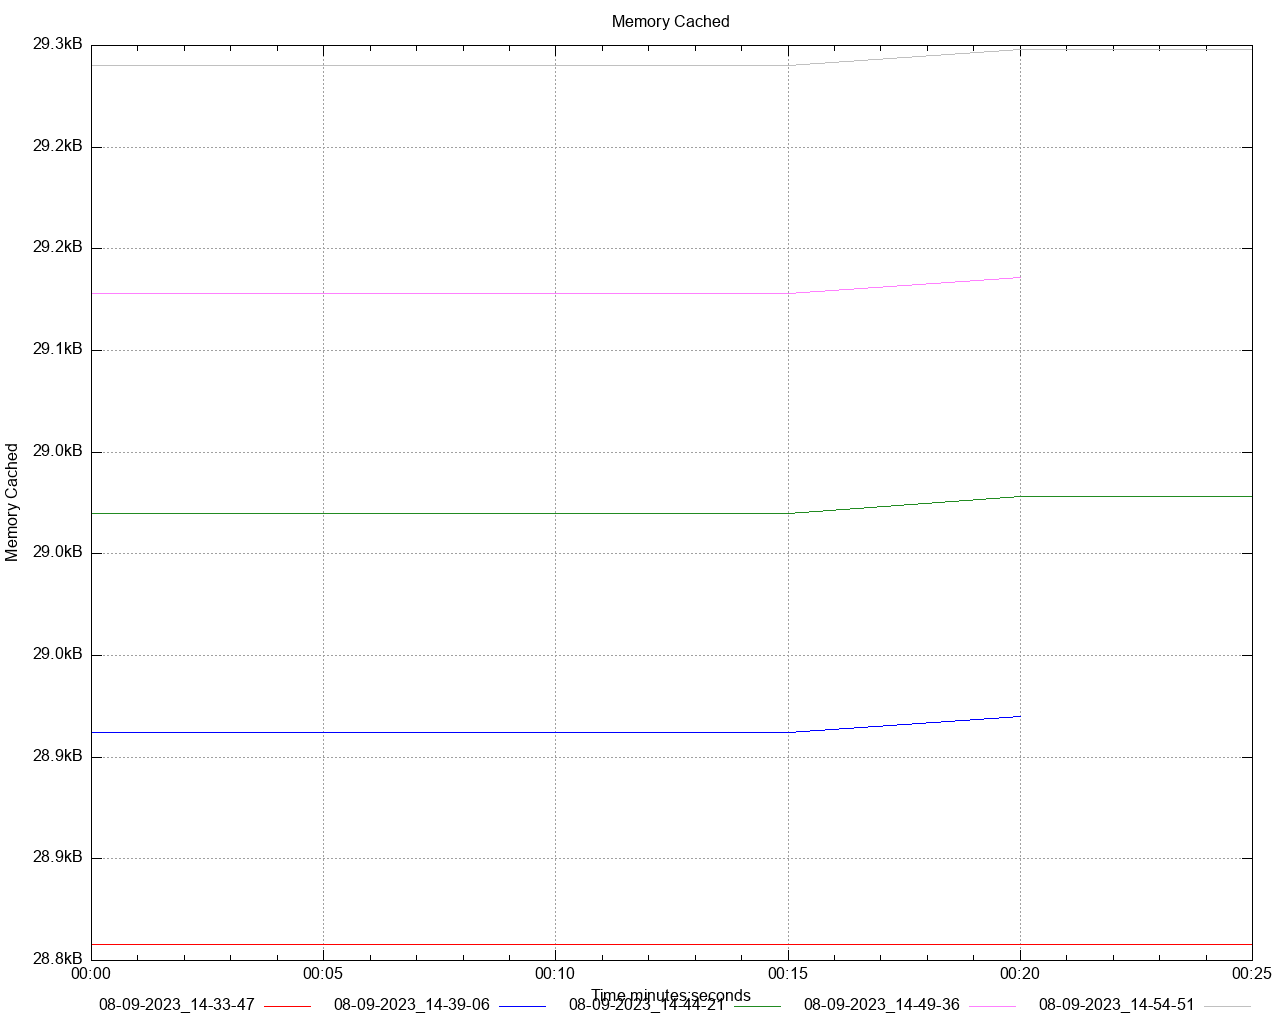

Source code (gnuplot):
set title 'Memory Cached' noenhanced
set style data lines
set datafile separator ","
set terminal png size 1280,1024
set grid
set key below
set xdata time
set timefmt "%s"
offset = 0
t0(x)=(offset=($0==0) ? x : offset, x - offset)
set xlabel 'Time minutes:seconds'
set ylabel 'Memory Cached'
set format y '%.1s%cB'
set output '/Users/gbarnett/git/hazelcast-simulator/atomiclong-3node-member/atomicreference/dstat/memory_cached_A1.png'
plot \
   '/Users/gbarnett/git/hazelcast-simulator/atomiclong-3node-member/atomicreference/data/memory_cached_A1_1.data' using (t0(timecolumn(1))):2 title "08-09-2023_14-33-47" noenhanced lt rgb "red", \
   '/Users/gbarnett/git/hazelcast-simulator/atomiclong-3node-member/atomicreference/data/memory_cached_A1_2.data' using (t0(timecolumn(1))):2 title "08-09-2023_14-39-06" noenhanced lt rgb "blue", \
   '/Users/gbarnett/git/hazelcast-simulator/atomiclong-3node-member/atomicreference/data/memory_cached_A1_3.data' using (t0(timecolumn(1))):2 title "08-09-2023_14-44-21" noenhanced lt rgb "forest-green", \
   '/Users/gbarnett/git/hazelcast-simulator/atomiclong-3node-member/atomicreference/data/memory_cached_A1_4.data' using (t0(timecolumn(1))):2 title "08-09-2023_14-49-36" noenhanced lt rgb "orchid", \
   '/Users/gbarnett/git/hazelcast-simulator/atomiclong-3node-member/atomicreference/data/memory_cached_A1_5.data' using (t0(timecolumn(1))):2 title "08-09-2023_14-54-51" noenhanced lt rgb "grey", \
